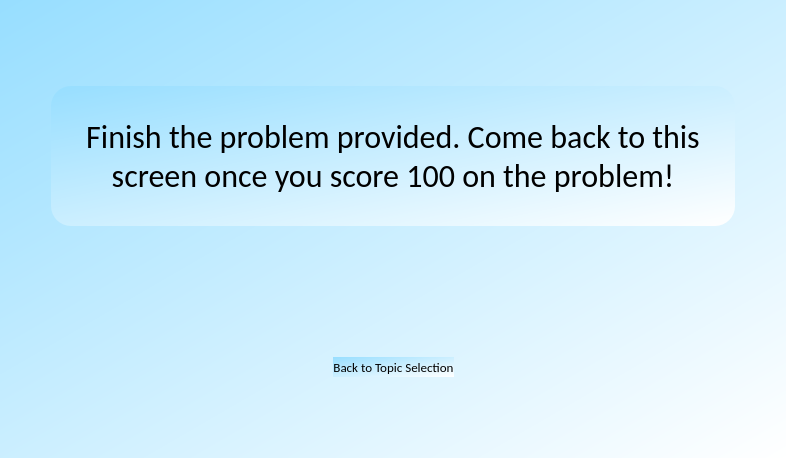
<?xml version="1.0" encoding="UTF-8"?>
<ui version="4.0">
 <class>Form</class>
 <widget class="QWidget" name="Form">
  <property name="geometry">
   <rect>
    <x>0</x>
    <y>0</y>
    <width>786</width>
    <height>458</height>
   </rect>
  </property>
  <property name="font">
   <font>
    <family>Calibri</family>
   </font>
  </property>
  <property name="windowTitle">
   <string>Form</string>
  </property>
  <property name="styleSheet">
   <string notr="true">QWidget{
background-color:qlineargradient(spread:pad, x1:0, y1:0, x2:1, y2:1, stop:0 rgb(151, 222, 255), stop:1 rgba(255, 255, 255, 255))
}</string>
  </property>
  <layout class="QGridLayout" name="gridLayout_2">
   <item row="1" column="2">
    <layout class="QGridLayout" name="gridLayout" rowstretch="400,0,0,0,0,0,0,0,0,0,0,0,0,0">
     <property name="sizeConstraint">
      <enum>QLayout::SetNoConstraint</enum>
     </property>
     <item row="13" column="1">
      <spacer name="verticalSpacer_3">
       <property name="orientation">
        <enum>Qt::Vertical</enum>
       </property>
       <property name="sizeType">
        <enum>QSizePolicy::Maximum</enum>
       </property>
       <property name="sizeHint" stdset="0">
        <size>
         <width>20</width>
         <height>70</height>
        </size>
       </property>
      </spacer>
     </item>
     <item row="2" column="1">
      <layout class="QHBoxLayout" name="horizontalLayout_3">
       <item>
        <spacer name="horizontalSpacer_3">
         <property name="orientation">
          <enum>Qt::Horizontal</enum>
         </property>
         <property name="sizeHint" stdset="0">
          <size>
           <width>40</width>
           <height>20</height>
          </size>
         </property>
        </spacer>
       </item>
       <item>
        <spacer name="horizontalSpacer_4">
         <property name="orientation">
          <enum>Qt::Horizontal</enum>
         </property>
         <property name="sizeHint" stdset="0">
          <size>
           <width>40</width>
           <height>20</height>
          </size>
         </property>
        </spacer>
       </item>
      </layout>
     </item>
     <item row="0" column="1">
      <layout class="QHBoxLayout" name="horizontalLayout_2">
       <item>
        <spacer name="horizontalSpacer_2">
         <property name="orientation">
          <enum>Qt::Horizontal</enum>
         </property>
         <property name="sizeType">
          <enum>QSizePolicy::Minimum</enum>
         </property>
         <property name="sizeHint" stdset="0">
          <size>
           <width>40</width>
           <height>20</height>
          </size>
         </property>
        </spacer>
       </item>
       <item>
        <widget class="QLabel" name="QuestionLabel">
         <property name="minimumSize">
          <size>
           <width>400</width>
           <height>100</height>
          </size>
         </property>
         <property name="maximumSize">
          <size>
           <width>900</width>
           <height>400</height>
          </size>
         </property>
         <property name="font">
          <font>
           <family>Calibri</family>
           <pointsize>24</pointsize>
           <weight>50</weight>
           <italic>false</italic>
           <bold>false</bold>
          </font>
         </property>
         <property name="mouseTracking">
          <bool>false</bool>
         </property>
         <property name="autoFillBackground">
          <bool>false</bool>
         </property>
         <property name="styleSheet">
          <string notr="true">QWidget{
border-radius:20px;
background-color:&quot;linen&quot;
}</string>
         </property>
         <property name="text">
          <string>Finish the problem provided. Come back to this screen once you score 100 on the problem!</string>
         </property>
         <property name="scaledContents">
          <bool>false</bool>
         </property>
         <property name="alignment">
          <set>Qt::AlignCenter</set>
         </property>
         <property name="wordWrap">
          <bool>true</bool>
         </property>
        </widget>
       </item>
       <item>
        <spacer name="horizontalSpacer">
         <property name="orientation">
          <enum>Qt::Horizontal</enum>
         </property>
         <property name="sizeType">
          <enum>QSizePolicy::Minimum</enum>
         </property>
         <property name="sizeHint" stdset="0">
          <size>
           <width>40</width>
           <height>20</height>
          </size>
         </property>
        </spacer>
       </item>
      </layout>
     </item>
     <item row="9" column="1">
      <layout class="QVBoxLayout" name="verticalLayout_2"/>
     </item>
     <item row="1" column="1">
      <spacer name="verticalSpacer_2">
       <property name="orientation">
        <enum>Qt::Vertical</enum>
       </property>
       <property name="sizeType">
        <enum>QSizePolicy::Minimum</enum>
       </property>
       <property name="sizeHint" stdset="0">
        <size>
         <width>20</width>
         <height>75</height>
        </size>
       </property>
      </spacer>
     </item>
     <item row="12" column="1">
      <layout class="QHBoxLayout" name="horizontalLayout">
       <item>
        <spacer name="horizontalSpacer_5">
         <property name="orientation">
          <enum>Qt::Horizontal</enum>
         </property>
         <property name="sizeType">
          <enum>QSizePolicy::Expanding</enum>
         </property>
         <property name="sizeHint" stdset="0">
          <size>
           <width>40</width>
           <height>20</height>
          </size>
         </property>
        </spacer>
       </item>
       <item>
        <widget class="QPushButton" name="backButton">
         <property name="sizePolicy">
          <sizepolicy hsizetype="Preferred" vsizetype="Preferred">
           <horstretch>0</horstretch>
           <verstretch>0</verstretch>
          </sizepolicy>
         </property>
         <property name="minimumSize">
          <size>
           <width>30</width>
           <height>10</height>
          </size>
         </property>
         <property name="font">
          <font>
           <family>Calibri</family>
           <pointsize>10</pointsize>
           <strikeout>false</strikeout>
           <kerning>true</kerning>
          </font>
         </property>
         <property name="cursor">
          <cursorShape>PointingHandCursor</cursorShape>
         </property>
         <property name="styleSheet">
          <string notr="true">QWidget{
border-radius:20px;
background-color:&quot;linen&quot;
}</string>
         </property>
         <property name="text">
          <string>Back to Topic Selection</string>
         </property>
         <property name="checkable">
          <bool>true</bool>
         </property>
        </widget>
       </item>
       <item>
        <spacer name="horizontalSpacer_6">
         <property name="orientation">
          <enum>Qt::Horizontal</enum>
         </property>
         <property name="sizeType">
          <enum>QSizePolicy::MinimumExpanding</enum>
         </property>
         <property name="sizeHint" stdset="0">
          <size>
           <width>40</width>
           <height>20</height>
          </size>
         </property>
        </spacer>
       </item>
      </layout>
     </item>
     <item row="3" column="1">
      <spacer name="verticalSpacer">
       <property name="orientation">
        <enum>Qt::Vertical</enum>
       </property>
       <property name="sizeType">
        <enum>QSizePolicy::Minimum</enum>
       </property>
       <property name="sizeHint" stdset="0">
        <size>
         <width>20</width>
         <height>30</height>
        </size>
       </property>
      </spacer>
     </item>
    </layout>
   </item>
   <item row="0" column="2">
    <spacer name="verticalSpacer_4">
     <property name="orientation">
      <enum>Qt::Vertical</enum>
     </property>
     <property name="sizeType">
      <enum>QSizePolicy::Minimum</enum>
     </property>
     <property name="sizeHint" stdset="0">
      <size>
       <width>20</width>
       <height>75</height>
      </size>
     </property>
    </spacer>
   </item>
  </layout>
 </widget>
 <resources/>
 <connections/>
</ui>
